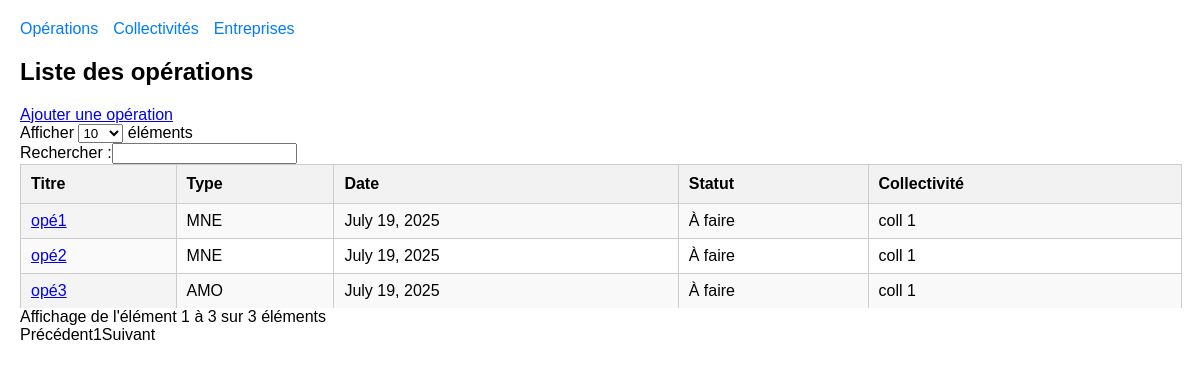
The page / on the database its author committed.
### operation/models.py (models this page shows, shortened)
class Operation(models.Model):
    titre = models.CharField(max_length=200, default="Ecrire ici l'intitulé de l'opération")
    description = models.TextField(default="Ecrire ici une description de l'opéraion")
    date = models.DateField(default=datetime.date.today)
    collectivite = models.ForeignKey(Collectivite, on_delete=models.SET_NULL, related_name="operations", null=True, blank=True)
    statut = models.CharField(max_length=10, choices=STATUT_CHOICES, default='A_FAIRE')
    technicien = models.ForeignKey(Technicien, on_delete=models.SET_NULL, null=True, blank=True, default=1)
    entreprise = models.ForeignKey(Entreprise, on_delete=models.SET_NULL, related_name="operations", null=True, blank=True)
    type_operation = models.CharField(max_length=3, choices=TYPE_CHOICES, default='---')
    service = models.CharField(max_length=50, choices=SERVICE_CHOICES, default='---')
    est_liee = models.BooleanField(default=False)

class Collectivite(models.Model):
    nom = models.CharField(max_length=200)
    code_insee = models.CharField(max_length=10)
    elu = models.CharField(max_length=200)

### operation/views.py (the view)
# urls.py: path('', views.liste_operations, name='liste_operations'),
def liste_operations(request):
    operations = Operation.objects.all().order_by('-date')
    operation_cible_id = request.GET.get('lier_a')
    operation_cible = None
    operations_deja_liees = SousOperation.objects.values_list('titre', flat=True)
    if operation_cible_id:
        try:
            operation_cible = Operation.objects.get(id=operation_cible_id)
        except Operation.DoesNotExist:
            operation_cible = None
    return render(request, 'operation/liste_operations.html', {
        'operations': operations,
        'operation_cible_id': operation_cible_id,
        'operations_deja_liees': operations_deja_liees,
        'operation_cible' : operation_cible
    })

### operation/templates/operation/liste_operations.html (shortened to what this page needs)
{% extends 'operation/base.html' %}
{% load static %}
{% block content %}
    <h2>Liste des opérations</h2>
    <a href="{% url 'ajouter_operation' %}">Ajouter une opération</a>
    <table id="table-operations" class="display">
        <thead>
            <tr>
                <th>Titre</th>
                <th>Type</th>
                <th>Date</th>
                <th>Statut</th>
                <th>Collectivité</th>
            </tr>
        </thead>
        <tbody>
            {% for op in operations %}
                {% if operation_cible_id != op.id|stringformat:"s" %}
                    <tr>
                        <td><a href="{% url 'afficher_operation' op.id %}">{{ op.titre }}</a></td>
                        <td>{{ op.type_operation }}</td>
                        <td>{{ op.date }}</td>
                        <td>{{ op.get_statut_display }}</td>
                        <td>{{ op.collectivite.nom }}</td>
                    </tr>
                {% endif %}
            {% endfor %}
        </tbody>
    </table>
{% endblock %}

### operation/templates/operation/base.html (style rules this page uses)
body { font-family: Arial, sans-serif; margin: 20px; }
table { width: 100%; border-collapse: collapse; margin-top: 20px; }
th, td { padding: 8px 12px; border: 1px solid #ccc; text-align: left; }
th { background-color: #f2f2f2; }

### rows shown on the page
Operation: titre "opé1", type_operation "MNE", date "July 19, 2025", statut "À faire", collectivite.nom "coll 1"
Operation: titre "opé2", type_operation "MNE", date "July 19, 2025", statut "À faire", collectivite.nom "coll 1"
Operation: titre "opé3", type_operation "AMO", date "July 19, 2025", statut "À faire", collectivite.nom "coll 1"
